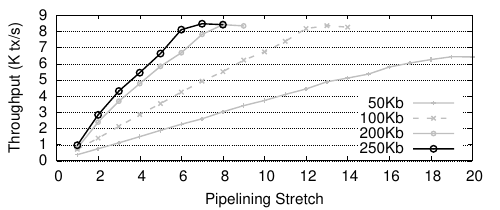

This figure's gnuplot source:
set term postscript color eps enhanced 22
set output 'pipelining.eps'
load "../styles.inc"
set size 1,0.6

#set title "Throughput/Latency real vs. emulated" offset 0,-0.5

set xlabel "Pipelining Stretch"
set ylabel "Throughput (tx/s)"
set grid y
#set ytics 100
#set mytics 5
##set xrange[35:200]
set key bottom right

plot "data/Pipelining50k.dat"  with linespoints ls 1 title "50Kb", \
     "data/Pipelining100k.dat" with linespoints ls 2 title "100Kb", \
     "data/Pipelining200k.dat" with linespoints ls 3 title "200Kb", \
     "data/Pipelining250k.dat" with linespoints ls 4 title "250Kb"

!epstopdf "pipelining.eps"
!rm "pipelining.eps"
